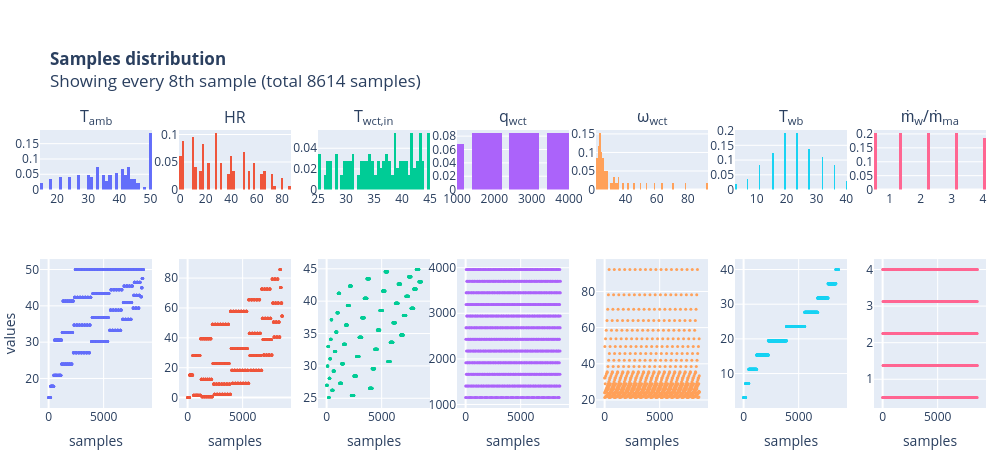

Here is the notebook cell this chart was saved with:
### Markdown cell above
# WCT

### Code cell
# New approach, directly generate the samples given ranges and a resolution for the inputs

def get_temperature_and_humidity_values(Twb: float, Tamb_max: float = 50, n_samples_max: int = 5, deltaTmin: float = 1.0 ) -> tuple[np.ndarray, np.ndarray]:
    """ 
    Generate temperature and humidity values based on the wet bulb temperature (Twb) and maximum ambient temperature (Tamb_max).
    The function calculates the ambient temperature (Tamb) and relative humidity (HR) values based on the given Twb.
    The function returns the valid Tamb and HR values that are within the specified range.
    """
    if Twb > Tamb_max:
        raise ValueError(f"Tamb_max ({Tamb_max:.2f})> Tw ({Twb:.2f}) °C")
    n_samples = min(int((Tamb_max - Twb) / deltaTmin), n_samples_max)
    
    Tamb = np.linspace(Twb, Tamb_max, n_samples)
    HR = np.minimum(get_HR(Tamb, np.full(n_samples,Twb), np.full(n_samples, 101325)), 0.95) 
    # Filter out invalid values
    Twb_ = get_Twb(Tamb, HR, np.full(len(Tamb), 101325))
    
    return Tamb[np.abs(Twb_ - Twb) < 1e-1], HR[np.abs(Twb_ - Twb) < 1e-1]

@dataclass
class ModelInputsRange:
    Twb: tuple[float, float] = (3., 40.)
    deltaTwb_Tin: tuple[float, float] = (3., 30.)
    Twct_in: tuple[float, float] = (25., 45.)
    qwct: tuple[float, float] = (6, 24)
    wwct: tuple[float, float] = (21.0, 93.4161)
    mw_ma_ratio: tuple[float, float] = (0.5, 4.)

@dataclass
class NumInputUpdates:
    Twb: int = 10
    deltaTwb_Tin: int = 10
    qwct: int = 10
    mw_ma_ratio: int = 10

@dataclass
class ModelInputs:
    Tamb: np.ndarray[float]
    HR: np.ndarray[float]
    Twct_in: np.ndarray[float]
    qwct: np.ndarray[float]
    wwct: np.ndarray[float]

    @classmethod
    def initialize(cls, num_input_updates: NumInputUpdates = NumInputUpdates(), inputs_range: ModelInputsRange = ModelInputsRange()) -> "ModelInputs":
        # Generate base temperature combinations
        Twb_grid, deltaT_grid = np.meshgrid(
            np.linspace(inputs_range.Twb[0], inputs_range.Twb[1], num_input_updates.Twb), 
            np.linspace(inputs_range.deltaTwb_Tin[0], inputs_range.deltaTwb_Tin[1], num_input_updates.deltaTwb_Tin), 
            indexing='ij'
        )
        Twct_in_grid = Twb_grid + deltaT_grid
        # Mask out invalid Twct_in
        mask = (Twct_in_grid <= inputs_range.Twct_in[1]) & (Twct_in_grid >= inputs_range.Twct_in[0])
        Twb_valid = Twb_grid[mask]
        Twct_in_valid = Twct_in_grid[mask]
        # Decompose Twb into Tamb and HR
        Twct_in_flat = []
        Tamb_flat = []
        HR_flat = []
        for Twb, Twct_in in zip(Twb_valid.ravel(), Twct_in_valid.ravel()):
            Tamb, HR = get_temperature_and_humidity_values(Twb)
            Tamb_flat.extend(Tamb)
            HR_flat.extend(HR*100)
            Twct_in_flat.extend( [Twct_in]*len(Tamb) )

        # # Generate base qwct and mw_ma_ratio combinations
        qwct_grid, mw_ma_ratio_grid = np.meshgrid(
            np.linspace(inputs_range.qwct[0], inputs_range.qwct[1], num_input_updates.qwct), 
            np.linspace(inputs_range.mw_ma_ratio[0], inputs_range.mw_ma_ratio[1], num_input_updates.mw_ma_ratio), 
            indexing='ij'
        )

        qwct_flat = qwct_grid.ravel()
        mw_ma_ratio_flat = mw_ma_ratio_grid.ravel()
        
        wwct, valid = zip(*[
            cc_model.air_mass_flow_rate_to_fan_speed( qwct/3.6 / mw_ma_ratio, params["system_id"], nargout=2 ) # 1/mw/ma [kg/s / kg/s] * mw [kg/s: m3/h -> 1000 kg/m³ * 1/3600 h/s] 
            # (np.random.rand(1) * 90, True)
            for qwct, mw_ma_ratio in zip(qwct_flat, mw_ma_ratio_flat)
        ])
        
        mask = np.array(valid) # np.array(valid).reshape(qwct_grid.shape) 
        qwct_valid = np.array(qwct_flat)[mask]
        wwct_valid = np.array(wwct)[mask]

        # Create full meshgrid over all valid (Tamb, HR, Twct_in) × (qwct, wwct)
        Tamb_final, qwct_final = np.meshgrid(Tamb_flat, qwct_valid, indexing='ij')
        _, wwct_final = np.meshgrid(Tamb_flat, wwct_valid, indexing='ij')
        HR_final, _ = np.meshgrid(HR_flat, qwct_valid, indexing='ij')
        Twct_in_final, _ = np.meshgrid(Twct_in_flat, qwct_valid, indexing='ij')

        # Flatten everything
        return cls(
            Tamb = Tamb_final.ravel(),
            HR = HR_final.ravel(),
            Twct_in = Twct_in_final.ravel(),
            qwct = qwct_final.ravel(),
            wwct = wwct_final.ravel()
        )

# 1. Define problem
output_path = base_output_path / "wct_in.csv"

model_inputs = ModelInputs.initialize(
    inputs_range = ModelInputsRange(
        qwct=params.get("qwct", ModelInputsRange().qwct), 
        mw_ma_ratio=params.get("mw_ma_ratio", ModelInputsRange.mw_ma_ratio),
        # wwct=(0, 100)
    ),
    num_input_updates=NumInputUpdates(
        mw_ma_ratio=params.get("n_mw_ma_ratio", NumInputUpdates.mw_ma_ratio),
        qwct=params.get("n_qwct", NumInputUpdates.qwct),
    )
)

# From model inputs, compute Twb, mw/ma
ma_kgs = np.array(cc_model.fan_speed_to_air_mass_flow_rate_fit(model_inputs.wwct, params["system_id"])[0])

additional_inputs_dict = {
    "Twb": np.array(
        get_Twb(model_inputs.Tamb, model_inputs.HR/100, np.full(len(model_inputs.Tamb), 101325))
    ),
    "mw_ma_ratio": np.array([model_inputs.qwct / (ma_kgs * 3.6)]).reshape(-1)
}

output_dict = {
    **asdict(model_inputs),
    **additional_inputs_dict,
}
df = pd.DataFrame(output_dict)

display(df)

df.to_csv(output_path)
logger.info(f"{len(df)} samples generated and saved at {output_path}")

rename_dict = {
    "Tamb": "T<sub>amb</sub>",
    "Twct_in": "T<sub>wct,in</sub>",
    "qwct": "q<sub>wct</sub>",
    "wwct": "ω<sub>wct</sub>",
    "Twb": "T<sub>wb</sub>",
    "mw_ma_ratio": "ṁ<sub>w</sub>/ṁ<sub>ma</sub>"
}
df.rename(columns=rename_dict, inplace=True)

fig = plot_samples(df, Ncols=len(df.columns))
fig.update_layout(width=1000)

fig.show()

### Figure 1 — Plotly figure (JSON) as saved in the notebook; plotly's stock layout.template omitted (floating-point values rounded to 4 significant figures; data arrays with more than 128 entries replaced by an {"elided": "..."} marker saying what was removed)
{"data": [{"histnorm": "probability", "marker": {"color": "#636EFA"}, "name": "T<sub>amb</sub>", "type": "histogram", "x": {"elided": "8614 float values"}, "xaxis": "x", "yaxis": "y"}, {"marker": {"color": "#636EFA", "size": 3}, "mode": "markers", "name": "T<sub>amb</sub>", "type": "scatter", "x": {"elided": "1077 int values"}, "xaxis": "x8", "y": {"elided": "1077 float values"}, "yaxis": "y8"}, {"histnorm": "probability", "marker": {"color": "#EF553B"}, "name": "HR", "type": "histogram", "x": {"elided": "8614 float values"}, "xaxis": "x2", "yaxis": "y2"}, {"marker": {"color": "#EF553B", "size": 3}, "mode": "markers", "name": "HR", "type": "scatter", "x": {"elided": "1077 int values"}, "xaxis": "x9", "y": {"elided": "1077 float values"}, "yaxis": "y9"}, {"histnorm": "probability", "marker": {"color": "#00CC96"}, "name": "T<sub>wct,in</sub>", "type": "histogram", "x": {"elided": "8614 float values"}, "xaxis": "x3", "yaxis": "y3"}, {"marker": {"color": "#00CC96", "size": 3}, "mode": "markers", "name": "T<sub>wct,in</sub>", "type": "scatter", "x": {"elided": "1077 int values"}, "xaxis": "x10", "y": {"elided": "1077 float values"}, "yaxis": "y10"}, {"histnorm": "probability", "marker": {"color": "#AB63FA"}, "name": "q<sub>wct</sub>", "type": "histogram", "x": {"elided": "8614 float values"}, "xaxis": "x4", "yaxis": "y4"}, {"marker": {"color": "#AB63FA", "size": 3}, "mode": "markers", "name": "q<sub>wct</sub>", "type": "scatter", "x": {"elided": "1077 int values"}, "xaxis": "x11", "y": {"elided": "1077 float values"}, "yaxis": "y11"}, {"histnorm": "probability", "marker": {"color": "#FFA15A"}, "name": "ω<sub>wct</sub>", "type": "histogram", "x": {"elided": "8614 float values"}, "xaxis": "x5", "yaxis": "y5"}, {"marker": {"color": "#FFA15A", "size": 3}, "mode": "markers", "name": "ω<sub>wct</sub>", "type": "scatter", "x": {"elided": "1077 int values"}, "xaxis": "x12", "y": {"elided": "1077 float values"}, "yaxis": "y12"}, {"histnorm": "probability", "marker": {"color": "#19D3F3"}, "name": "T<sub>wb</sub>", "type": "histogram", "x": {"elided": "8614 float values"}, "xaxis": "x6", "yaxis": "y6"}, {"marker": {"color": "#19D3F3", "size": 3}, "mode": "markers", "name": "T<sub>wb</sub>", "type": "scatter", "x": {"elided": "1077 int values"}, "xaxis": "x13", "y": {"elided": "1077 float values"}, "yaxis": "y13"}, {"histnorm": "probability", "marker": {"color": "#FF6692"}, "name": "ṁ<sub>w</sub>/ṁ<sub>ma</sub>", "type": "histogram", "x": {"elided": "8614 float values"}, "xaxis": "x7", "yaxis": "y7"}, {"marker": {"color": "#FF6692", "size": 3}, "mode": "markers", "name": "ṁ<sub>w</sub>/ṁ<sub>ma</sub>", "type": "scatter", "x": {"elided": "1077 int values"}, "xaxis": "x14", "y": {"elided": "1077 float values"}, "yaxis": "y14"}], "layout": {"annotations": [{"font": {"size": 16}, "showarrow": false, "text": "T<sub>amb</sub>", "x": 0.05918, "xanchor": "center", "xref": "paper", "y": 1, "yanchor": "bottom", "yref": "paper"}, {"font": {"size": 16}, "showarrow": false, "text": "HR", "x": 0.2061, "xanchor": "center", "xref": "paper", "y": 1, "yanchor": "bottom", "yref": "paper"}, {"font": {"size": 16}, "showarrow": false, "text": "T<sub>wct,in</sub>", "x": 0.3531, "xanchor": "center", "xref": "paper", "y": 1, "yanchor": "bottom", "yref": "paper"}, {"font": {"size": 16}, "showarrow": false, "text": "q<sub>wct</sub>", "x": 0.5, "xanchor": "center", "xref": "paper", "y": 1, "yanchor": "bottom", "yref": "paper"}, {"font": {"size": 16}, "showarrow": false, "text": "ω<sub>wct</sub>", "x": 0.6469, "xanchor": "center", "xref": "paper", "y": 1, "yanchor": "bottom", "yref": "paper"}, {"font": {"size": 16}, "showarrow": false, "text": "T<sub>wb</sub>", "x": 0.7939, "xanchor": "center", "xref": "paper", "y": 1, "yanchor": "bottom", "yref": "paper"}, {"font": {"size": 16}, "showarrow": false, "text": "ṁ<sub>w</sub>/ṁ<sub>ma</sub>", "x": 0.9408, "xanchor": "center", "xref": "paper", "y": 1, "yanchor": "bottom", "yref": "paper"}], "height": 450, "hovermode": "x", "hoversubplots": "axis", "margin": {"b": 0, "l": 0, "r": 0, "t": 130}, "showlegend": false, "title": {"text": "<b>Samples distribution</b><br>Showing every 8th sample (total 8614 samples)"}, "width": 1000, "xaxis": {"anchor": "y", "domain": [0, 0.1184]}, "xaxis10": {"anchor": "y10", "domain": [0.2939, 0.4122], "title": {"text": "samples"}}, "xaxis11": {"anchor": "y11", "domain": [0.4408, 0.5592], "title": {"text": "samples"}}, "xaxis12": {"anchor": "y12", "domain": [0.5878, 0.7061], "title": {"text": "samples"}}, "xaxis13": {"anchor": "y13", "domain": [0.7347, 0.8531], "title": {"text": "samples"}}, "xaxis14": {"anchor": "y14", "domain": [0.8816, 1.0], "title": {"text": "samples"}}, "xaxis2": {"anchor": "y2", "domain": [0.1469, 0.2653]}, "xaxis3": {"anchor": "y3", "domain": [0.2939, 0.4122]}, "xaxis4": {"anchor": "y4", "domain": [0.4408, 0.5592]}, "xaxis5": {"anchor": "y5", "domain": [0.5878, 0.7061]}, "xaxis6": {"anchor": "y6", "domain": [0.7347, 0.8531]}, "xaxis7": {"anchor": "y7", "domain": [0.8816, 1.0]}, "xaxis8": {"anchor": "y8", "domain": [0, 0.1184], "title": {"text": "samples"}}, "xaxis9": {"anchor": "y9", "domain": [0.1469, 0.2653], "title": {"text": "samples"}}, "yaxis": {"anchor": "x", "domain": [0.7857, 1]}, "yaxis10": {"anchor": "x10", "domain": [0, 0.5357]}, "yaxis11": {"anchor": "x11", "domain": [0, 0.5357]}, "yaxis12": {"anchor": "x12", "domain": [0, 0.5357]}, "yaxis13": {"anchor": "x13", "domain": [0, 0.5357]}, "yaxis14": {"anchor": "x14", "domain": [0, 0.5357]}, "yaxis2": {"anchor": "x2", "domain": [0.7857, 1]}, "yaxis3": {"anchor": "x3", "domain": [0.7857, 1]}, "yaxis4": {"anchor": "x4", "domain": [0.7857, 1]}, "yaxis5": {"anchor": "x5", "domain": [0.7857, 1]}, "yaxis6": {"anchor": "x6", "domain": [0.7857, 1]}, "yaxis7": {"anchor": "x7", "domain": [0.7857, 1]}, "yaxis8": {"anchor": "x8", "domain": [0, 0.5357], "title": {"text": "values"}}, "yaxis9": {"anchor": "x9", "domain": [0, 0.5357]}}}
